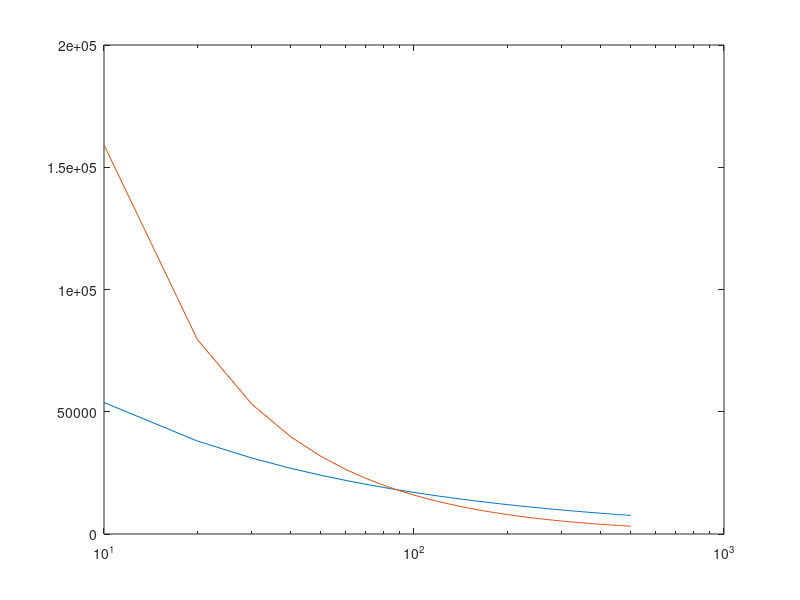

Write the MATLAB code that produced this figure.
clear all;
close all;
clc;
clear;
C3=100e-9;
C4=820e-12;
R5=10000;
R6=680;
R7=10:10:500;

polo=1./(2*pi*(C3*C4*(R5+R6).*R7).^(0.5));
cero=1./(2*pi*C3.*R7);
semilogx(R7,polo)
hold on;
semilogx(R7,cero);